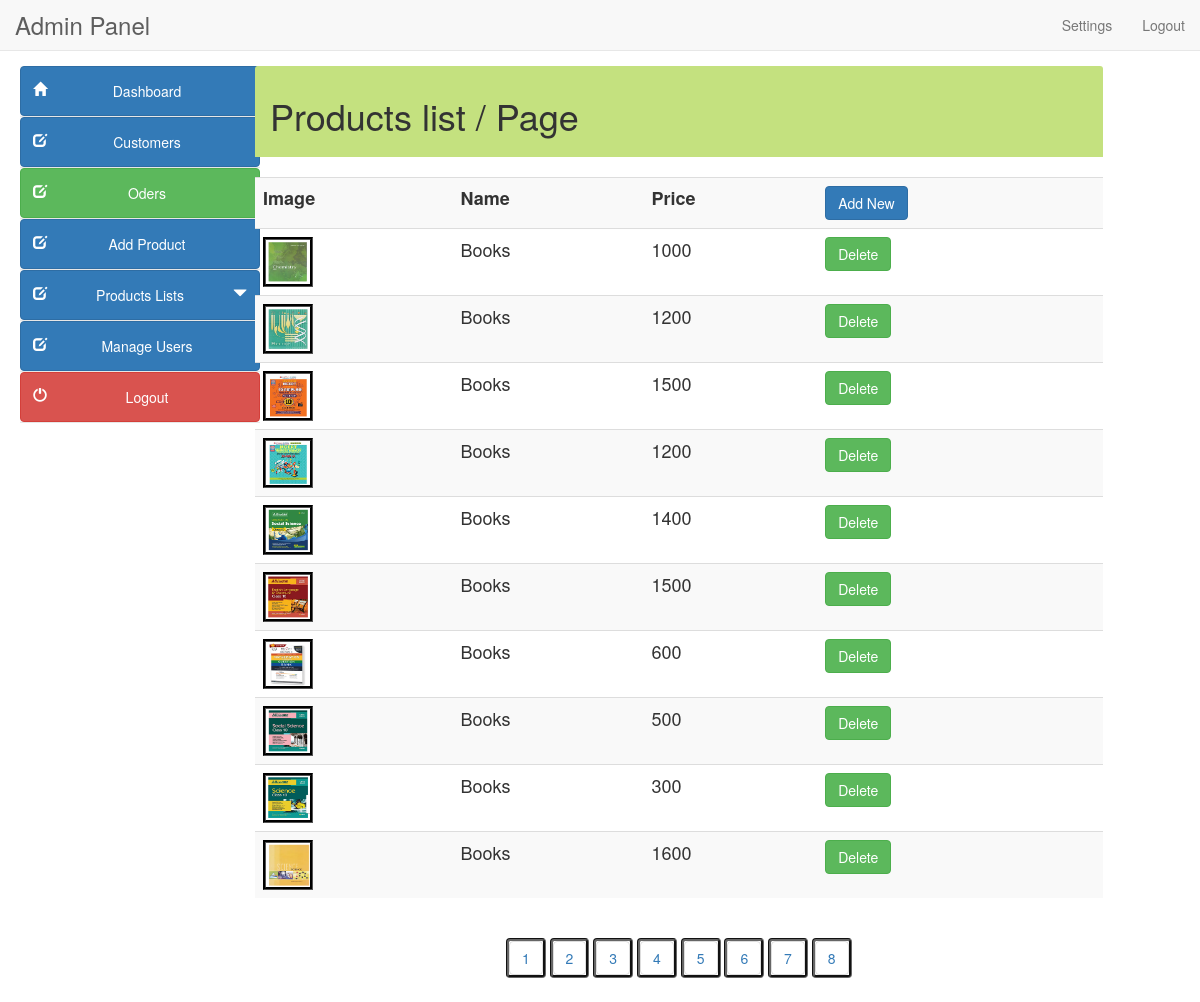
/admin/clothes_list.php, run on the app's committed database.
### tables this page shows
CREATE TABLE `products` (
  `product_id` int(100) NOT NULL,
  `product_cat` int(100) NOT NULL,
  `product_brand` int(100) NOT NULL,
  `product_title` varchar(255) NOT NULL,
  `product_price` int(100) NOT NULL,
  `product_desc` text NOT NULL,
  `product_image` text NOT NULL,
  `product_keywords` text NOT NULL
);

### admin/clothes_list.php (the view, shortened to what this page needs)
<?php
$page=$_GET['page'];
if($page=="" || $page=="1")
{
$page1=0;
}
else
{
$page1=($page*10)-10;
}
?>
<!DOCTYPE html>
<html lang="en">
<head>
<link href="style/css/bootstrap.min.css" rel="stylesheet">
<link href="style/css/k.css" rel="stylesheet">
</head>
<body>
  <?php include("include/header.php");?>
   	<div class="container-fluid main-container">
	<?php include("include/side_bar.php");?>
    <div class="col-md-9 content" style="margin-left:10px">
    <div class="panel-heading" style="background-color:#c4e17f">
	<h1>Products list / Page <?php echo $page;?> </h1></div><br>
<div class='table-responsive'>
<div style="overflow-x:scroll;">
<table class="table  table-hover table-striped" style="font-size:18px">
<tr><th>Image</th><th>Name</th><th>Price</th><th>
	<a class=" btn btn-primary" href="add_product.php">Add New</a></th></tr>
<?php
$result=mysqli_query($con,"select product_id,product_image, product_title,product_price from products  where  product_cat=2 or product_cat=3 or product_cat=4 Limit $page1,10")or die ("query 1 incorrect.....");
while(list($product_id,$image,$product_name,$price)=mysqli_fetch_array($result))
{
echo "<tr><td><img src='../product_images/$image' style='width:50px; height:50px; border:groove #000'></td><td>$product_name</td>
<td>$price</td>
<td>
<a class=' btn btn-success' href='clothes_list.php?product_id=$product_id&action=delete'>Delete</a>
</td></tr>";
}
?>
</table>
</div></div>
<nav align="center">
<?php
$paging=mysqli_query($con,"select product_id,product_image, product_title,product_price from products");
$count=mysqli_num_rows($paging);
$a=$count/10;
$a=ceil($a);
echo "<bt>";echo "<bt>";
for($b=1; $b<=$a;$b++)
{
?>
<ul class="pagination" style="border:groove #666">
<li><a class="label-info" href="clothes_list.php?page=<?php echo $b;?>"><?php echo $b." ";?></a></li></ul>
<?php
}
?>
</nav>
</div></div>
</body>
</html>

### admin/style/css/k.css (style rules this page uses)
.main-container { background: #FFF; padding-top: 15px; margin-top: -20px; }

### data on the page
products: product_image (picture), product_title "Books", product_price "1000"
products: product_image (picture), product_title "Books", product_price "1200"
products: product_image (picture), product_title "Books", product_price "1500"
products: product_image (picture), product_title "Books", product_price "1200"
products: product_image (picture), product_title "Books", product_price "1400"
products: product_image (picture), product_title "Books", product_price "1500"
products: product_image (picture), product_title "Books", product_price "600"
products: product_image (picture), product_title "Books", product_price "500"
products: product_image (picture), product_title "Books", product_price "300"
products: product_image (picture), product_title "Books", product_price "1600"
